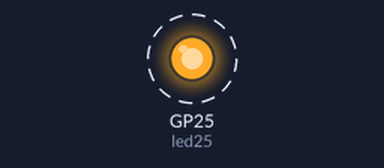
Recording of a program running on a simulated Raspberry Pi Pico running MicroPython. On the bench: output pins drawn as LEDs (lit = HIGH). Dashed ring = blinking. What the program prints to the serial console is not drawn.

Above: at 0.2 s.
Timing chart, 0 to 3.5 s (numbered marks = the images above):
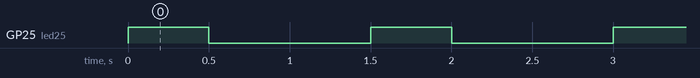

Measured:
- by itself, GP25 (led25): alternates HIGH for 0.50 s and LOW for 1.0 s

The program:

main.py
```python
#machine.freq()  # get the current frequency of the CPU

import machine
import time
from machine import Pin

led25 = Pin("LED", Pin.OUT)
while True:
    print(machine.freq(),"MHz")
    led25.value(1)
    time.sleep(0.5)
    led25.value(0)
    time.sleep(1)
```
